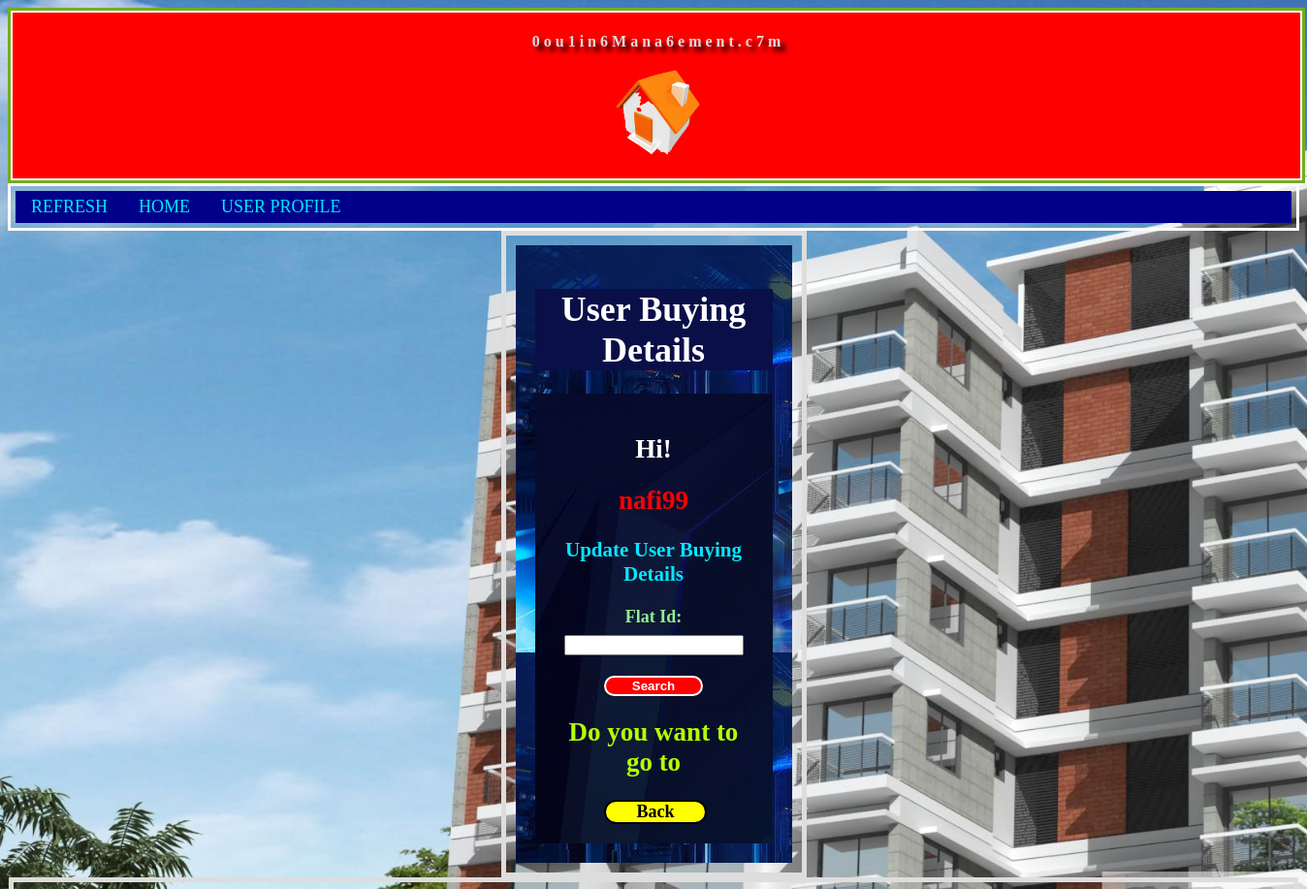
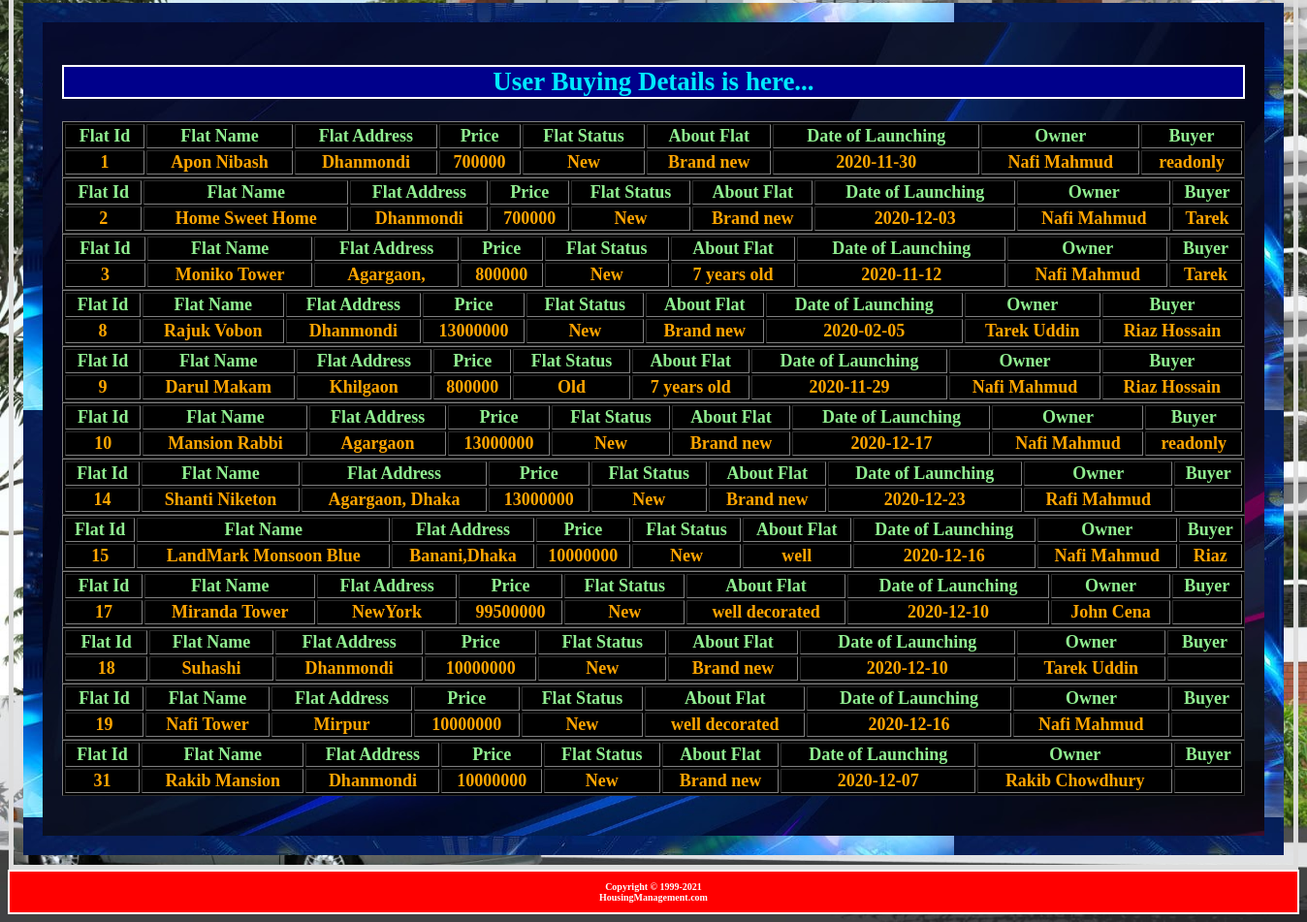
The page /Account/Admin/View/UserBuy.php (signed in) on the database its author committed (2 pictures, top to bottom).
### tables this page shows
CREATE TABLE `userbuy` (
  `id` int(11) NOT NULL,
  `flatname` varchar(50) NOT NULL,
  `flataddress` varchar(500) NOT NULL,
  `price` varchar(255) NOT NULL,
  `flatstatus` varchar(50) NOT NULL,
  `aboutflat` varchar(500) NOT NULL,
  `dateoflaunching` varchar(50) NOT NULL,
  `owner` varchar(50) NOT NULL,
  `buyer` varchar(50) NOT NULL,
  `bargainbyowner` varchar(50) NOT NULL,
  `bargainbyuser` varchar(50) NOT NULL,
  `dateofbargaining` date DEFAULT NULL,
  `agreementbyowner` varchar(50) NOT NULL,
  `agreementbyuser` varchar(50) NOT NULL,
  `dateofbuying` date DEFAULT NULL
);

### Account/Admin/Control/Logindb.php (called while the page is built, shortened)
<?php
class Logindb{
 function FetchCheckUserBuy($conn,$table)
    {
    $result = $conn->query("SELECT * FROM ". $table);
    return $result;
    }
}
?>

### Account/Admin/View/UserBuy.php (the view, shortened to what this page needs)
<?php
include('../Control/Logindb.php');
$error="";
?>
<!DOCTYPE html>
<html>
<head>
<link rel="stylesheet" type="text/css" href="../CSS/ProfileStyle.css">
<link rel="stylesheet" type="text/css" href="../CSS/TitleStyle.css">
<link rel="stylesheet" type="text/css" href="../CSS/HeaderFooterStyle.css">
<link rel="stylesheet" type="text/css" href="../CSS/ButtonStyle.css">
<link rel="stylesheet" type="text/css" href="../CSS/NavBarStyle.css">
</head>
<body>
<h6 id="Header"><?php include '../Header/header.php';?></h6>
<div class="sticky">
<div class="topnav">
<a href="UserBuy.php">REFRESH</a>
<a href="LoginResult.php">HOME</a>
<a href="UserProfile.php">USER PROFILE</a>
</div>
</div>
<div id="ProfileBlock">
<div id="ProfileBlock2">
<div id="ProfileBlock3">
<h1 id="Title">User Buying Details</h1>
</div>
<div id="ProfileBlock4">
<h2 id="Hi">Hi! </h2> <h2 id="Username"><?php echo  $_SESSION["un"]; ?><br><h3 id="YourProfile">Update User Buying Details</h3></h2>
<b>
<form action="<?php echo htmlspecialchars($_SERVER["PHP_SELF"]);?>" method='post' onsubmit="return validateForm()">
  <Label id="FlatId">Flat Id:</label><br> <?php echo $error;?> <h4 id="jsflatiderror"></h4>
  <input type="text" id="flatid" name="id" ><br><br>
  <input type="submit" name="idsubmit" id="Button" value="Search">
</form>
<h2 id="Marquee"><marquee direction=left>Do you want to go to </marquee></h2> <div class="link"><a href="LoginResult.php">Back</a></div>
</div>
</div>
</div>
<div id="RegistrationBlock">
<div id="RegistrationBlock2">
<div id="RegistrationBlock5">
</div>
<div id="RegistrationBlock6">
<?php
  echo "<h2 id='UserList'>User Buying Details is here...</h2>";
  $connection = new Logindb();
$conobj=$connection->OpenCon();
$userQuery=$connection->FetchCheckUserBuy($conobj,"userbuy");
if ($userQuery->num_rows > 0) {
        while($row = $userQuery->fetch_assoc()) {
          echo "<table style='background-color:black; width:100%' border=1>".
          "<tr style='color:lightgreen'>".
            "<th>"."Flat Id"."</th> ".
            "<th>"."Flat Name"."</th> ".
            "<th>"."Flat Address"."</th> ".
            "<th>"."Price"."</th> ".
            "<th>"."Flat Status"."</th> ".
            "<th>"."About Flat"."</th> ".
            "<th>"."Date of Launching"."</th> ".
            "<th>"."Owner"."</th> ".
            "<th>"."Buyer"."</th> ".
          "</tr>".
          "<tr style='color:orange'>".
            "<td>".$row["id"]."</td>".
            "<td>".$row["flatname"]."</td>".
            "<td>".$row["flataddress"]."</td>".
            "<td>".$row["price"]."</td>".
            "<td>".$row["flatstatus"]."</td>".
            "<td>".$row["aboutflat"]."</td>".
            "<td>".$row["dateoflaunching"]."</td>".
            "<td>".$row["owner"]."</td>".
            "<td>".$row["buyer"]."</td>".
          "</tr>".
        "</table>";
        }
      }
      else {
        echo "0 results";
      }
?><br>
</div>
</div>
</div>
</body>
<h6 id="Footer"><?php include '../Footer/footer.php';?></h6>
</html>

### Account/Admin/CSS/ProfileStyle.css (style rules this page uses)
div#ProfileBlock { width:285px;border:5px solid #ddd;padding:10px;margin:auto; text-align:center }
body { background-image: url('../Images/G.jpg'); background-repeat:no-repeat; background-size:cover; color:orange;font-size:18px; min-height: 140vh }
div#ProfileBlock2 { background-image: url('../Images/F2.jpg'); padding:20px }
div#ProfileBlock3 { background-color: #0A0F48;color:#00E9FF; padding:0px }
div#ProfileBlock4 { background-image: url('../Images/F1.jpg');color:orange;padding:20px;font-size:18px }
h2#Hi { color:white }
h2#Username { color:red }
h3#YourProfile { color:#00E9FF }
h2#Marquee { color: #B6FF00 }
div#RegistrationBlock { width:1300px;border:5px solid #ddd;padding:10px;margin:auto;text-align:center }
body { background-image: url('../Images/G.jpg'); background-repeat:no-repeat; background-size:cover;color:orange;font-size:18px }
div#RegistrationBlock2 { background-image: url('../Images/F2.jpg');color:black; padding:20px }
div#RegistrationBlock5 { background-image: url('../Images/F1.jpg');color:#B6FF00;padding:1px }
div#RegistrationBlock6 { background-image: url('../Images/F1.jpg');color:#00FFA8;padding:20px;font-size:18px }
h2#UserList { color:#00E9FF; background-color:darkblue; border:2px solid white }
Label#FlatId { color:lightgreen }

### Account/Admin/CSS/TitleStyle.css (style rules this page uses)
h1#Title { color:white; font-family:calibri }

### Account/Admin/CSS/HeaderFooterStyle.css (style rules this page uses)
h6#Header { font-family: verdana; color: white; margin:0% }
h6#Footer { font-size:10px; font-family: verdana; text-align: center; color:white; background-color: red; display:block; border:2px solid white; margin:0% }

### Account/Admin/CSS/ButtonStyle.css (style rules this page uses)
input#Button { background-color:red; color:white; border:2px solid white; cursor:pointer; font-weight:bold; display:block; border-radius: 50px; width:50%; margin-left:25%; margin-right:25%; }
.link a { background-color:yellow; color:black; border:2px solid black; cursor:pointer; font-family:calibri; text-decoration: none; display: block; text-align: center; border-radius: 50px; font-weight: bold; width:50%; margin-left:25%; margin-right:25%; }

### Account/Admin/CSS/NavBarStyle.css (style rules this page uses)
.topnav { overflow: hidden; background-color: darkblue; }
.topnav a { float: left; display: block; color: #00E9FF; text-align: center; padding: 6px 16px; text-decoration: none; }
div.sticky { position: -webkit-sticky; position: sticky; top: 0; background-color:transparent; border: 3px solid white; padding: 5px; font-size: 18px; font-family:calibri; animation: myfirst 10s 100000000; }

### rows shown on the page
userbuy: id "1", flatname "Apon Nibash", flataddress "Dhanmondi", price "700000", flatstatus "New", aboutflat "Brand new", dateoflaunching "2020-11-30", owner "Nafi Mahmud", buyer "readonly"
userbuy: id "2", flatname "Home Sweet Home", flataddress "Dhanmondi", price "700000", flatstatus "New", aboutflat "Brand new", dateoflaunching "2020-12-03", owner "Nafi Mahmud", buyer "Tarek"
userbuy: id "3", flatname "Moniko Tower", flataddress "Agargaon,", price "800000", flatstatus "New", aboutflat "7 years old", dateoflaunching "2020-11-12", owner "Nafi Mahmud", buyer "Tarek"
userbuy: id "8", flatname "Rajuk Vobon", flataddress "Dhanmondi", price "13000000", flatstatus "New", aboutflat "Brand new", dateoflaunching "2020-02-05", owner "Tarek Uddin", buyer "Riaz Hossain"
userbuy: id "9", flatname "Darul Makam", flataddress "Khilgaon", price "800000", flatstatus "Old", aboutflat "7 years old", dateoflaunching "2020-11-29", owner "Nafi Mahmud", buyer "Riaz Hossain"
userbuy: id "10", flatname "Mansion Rabbi", flataddress "Agargaon", price "13000000", flatstatus "New", aboutflat "Brand new", dateoflaunching "2020-12-17", owner "Nafi Mahmud", buyer "readonly"
userbuy: id "14", flatname "Shanti Niketon", flataddress "Agargaon, Dhaka", price "13000000", flatstatus "New", aboutflat "Brand new", dateoflaunching "2020-12-23", owner "Rafi Mahmud"
userbuy: id "15", flatname "LandMark Monsoon Blue", flataddress "Banani,Dhaka", price "10000000", flatstatus "New", aboutflat "well", dateoflaunching "2020-12-16", owner "Nafi Mahmud", buyer "Riaz"
userbuy: id "17", flatname "Miranda Tower", flataddress "NewYork", price "99500000", flatstatus "New", aboutflat "well decorated", dateoflaunching "2020-12-10", owner "John Cena"
userbuy: id "18", flatname "Suhashi", flataddress "Dhanmondi", price "10000000", flatstatus "New", aboutflat "Brand new", dateoflaunching "2020-12-10", owner "Tarek Uddin"
userbuy: id "19", flatname "Nafi Tower", flataddress "Mirpur", price "10000000", flatstatus "New", aboutflat "well decorated", dateoflaunching "2020-12-16", owner "Nafi Mahmud"
userbuy: id "31", flatname "Rakib Mansion", flataddress "Dhanmondi", price "10000000", flatstatus "New", aboutflat "Brand new", dateoflaunching "2020-12-07", owner "Rakib Chowdhury"

### other values the page prints
$_SESSION["un"] "nafi99"
